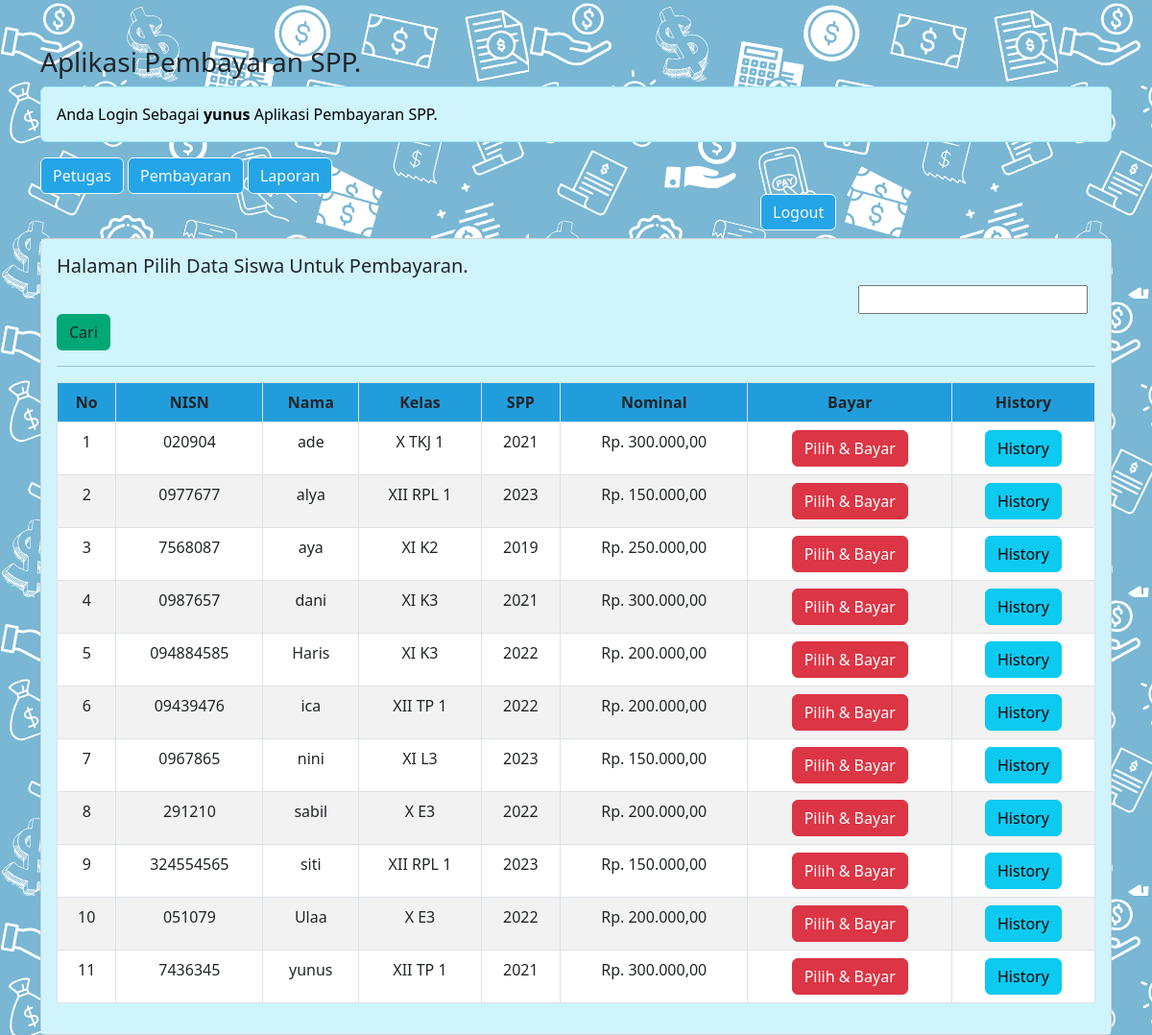
Screenshot of /pembayaran_spp_ukk/petugas/petugas.php?url=pembayaran (signed in) with the database file from the repository.
### tables this page shows
CREATE TABLE `siswa` (
  `nisn` char(10) NOT NULL,
  `nis` char(8) NOT NULL,
  `password` text NOT NULL,
  `nama` varchar(35) NOT NULL,
  `id_kelas` int(11) NOT NULL,
  `alamat` text NOT NULL,
  `no_telp` varchar(13) NOT NULL,
  `id_spp` int(11) NOT NULL
);

CREATE TABLE `kelas` (
  `id_kelas` int(11) NOT NULL,
  `nama_kelas` varchar(10) NOT NULL,
  `kompetensi_keahlian` varchar(50) NOT NULL
);

CREATE TABLE `spp` (
  `id_spp` int(11) NOT NULL,
  `tahun` int(11) NOT NULL,
  `nominal` int(11) NOT NULL
);

### pembayaran_spp_ukk/petugas/pembayaran.php (the view, shortened to what this page needs)
<h5>Halaman Pilih Data Siswa Untuk Pembayaran.</h5>
<form action="" method="POST">
	<div class="form-group" >
	<input type="text" style="margin-left: 835px;" name="keyword" size="20">
	<button class="btn btn-outline" style= "background-color: #00A876;" type="submit" name="cari">Cari</button>
</form>
<br><hr>
<table class="table table-striped table-bordered" style="background-color: #FFFFFF;">
	<tr class="fw-bold" align="center" style="background-color: #24A5E8;">
		<td>No</td>
		<td>NISN</td>
		<td>Nama</td>
		<td>Kelas</td>
		<td>SPP</td>
		<td>Nominal</td>
		<td>Bayar</td>
		<td>History</td>
	</tr>
	<?php
	include '../koneksi.php';
	if (isset($_POST['cari'])) {
		$keyword = $_POST['keyword'];
		$q ="SELECT * FROM siswa INNER JOIN spp ON siswa.id_spp=spp.id_spp INNER JOIN kelas ON siswa.id_kelas=kelas.id_kelas WHERE nama like '%$keyword%' order by nama ASC";
	} else {
		$q ="SELECT * FROM siswa INNER JOIN spp ON siswa.id_spp=spp.id_spp INNER JOIN kelas ON siswa.id_kelas=kelas.id_kelas ORDER BY nama ASC";
	}
	$no = 1;
	$query = mysqli_query($koneksi, $q);
	foreach($query as $data){
		?>
		<tr>
			<td align="center"><?= $no++; ?></td>
			<td align="center"><?= $data['nisn'] ?></td>
			<td align="center"><?= $data['nama'] ?></td>
			<td align="center"><?= $data['nama_kelas'] ?></td>
			<td align="center"><?= $data['tahun'] ?></td>
			<td align="center">Rp. <?= number_format($data['nominal'],2,',','.'); ?></td>
			<td align="center">
				<a href="?url=tambah-pembayaran&nisn=<?= $data['nisn'] ?>" class="btn btn-danger"> Pilih & Bayar </a>
			</td>
			<td align="center">
				<a href="?url=history-pembayaran&nisn=<?= $data['nisn'] ?>" class='btn btn-info'>History</a>
			</td>
		</tr>
	<?php } ?>
</table>

### rows the page displays
siswa: nisn "020904", nama "ade", id_kelas.nama_kelas "X TKJ 1", id_spp.tahun "2021", id_spp.nominal "300.000,00"
siswa: nisn "0977677", nama "alya", id_kelas.nama_kelas "XII RPL 1", id_spp.tahun "2023", id_spp.nominal "150.000,00"
siswa: nisn "7568087", nama "aya", id_kelas.nama_kelas "XI K2", id_spp.tahun "2019", id_spp.nominal "250.000,00"
siswa: nisn "0987657", nama "dani", id_kelas.nama_kelas "XI K3", id_spp.tahun "2021", id_spp.nominal "300.000,00"
siswa: nisn "094884585", nama "Haris", id_kelas.nama_kelas "XI K3", id_spp.tahun "2022", id_spp.nominal "200.000,00"
siswa: nisn "09439476", nama "ica", id_kelas.nama_kelas "XII TP 1", id_spp.tahun "2022", id_spp.nominal "200.000,00"
siswa: nisn "0967865", nama "nini", id_kelas.nama_kelas "XI L3", id_spp.tahun "2023", id_spp.nominal "150.000,00"
siswa: nisn "291210", nama "sabil", id_kelas.nama_kelas "X E3", id_spp.tahun "2022", id_spp.nominal "200.000,00"
siswa: nisn "324554565", nama "siti", id_kelas.nama_kelas "XII RPL 1", id_spp.tahun "2023", id_spp.nominal "150.000,00"
siswa: nisn "051079", nama "Ulaa", id_kelas.nama_kelas "X E3", id_spp.tahun "2022", id_spp.nominal "200.000,00"
siswa: nisn "7436345", nama "yunus", id_kelas.nama_kelas "XII TP 1", id_spp.tahun "2021", id_spp.nominal "300.000,00"

### other values shown
$_SESSION['nama_petugas'] "yunus"
